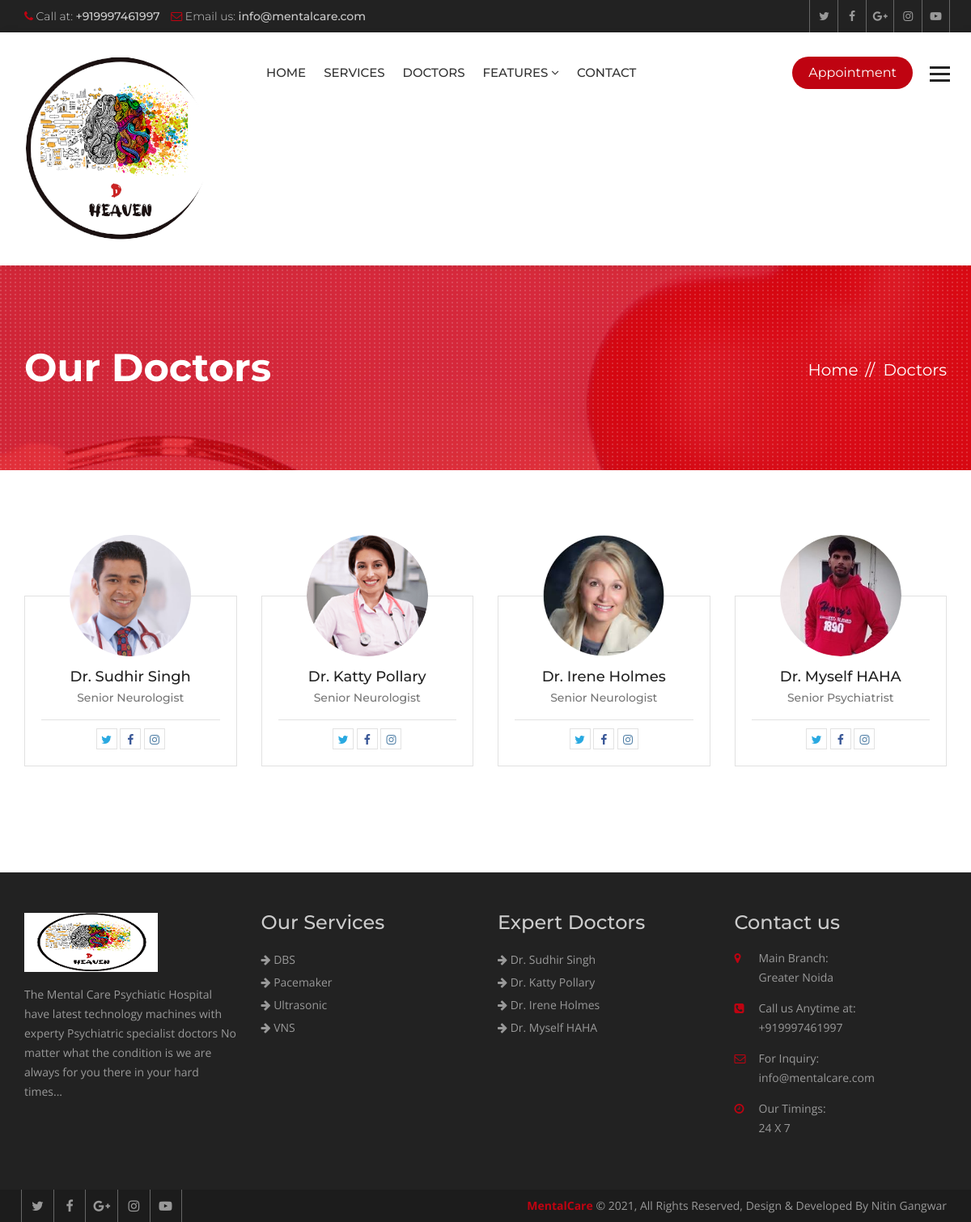
The app's page /doctors/ with its own data.
### hospital/models.py (models this page shows, shortened)
class Doctor(models.Model):
    name = models.CharField(max_length=120)
    speciality = models.CharField(max_length=120)
    picture = models.ImageField(upload_to="doctors/")
    details = models.TextField()
    experience = models.TextField()
    expertize = models.ManyToManyField(to='Expertize', related_name='doctors')
    twitter = models.CharField(max_length=120, blank=True, null=True)
    facebook = models.CharField(max_length=120, blank=True, null=True)
    instagram = models.CharField(max_length=120, blank=True, null=True)

class Service(models.Model):
    title = models.CharField(max_length=120)
    description = models.TextField()
    items = models.ManyToManyField(to='Item',)
    thumbnail = models.ImageField(upload_to='services/')
    cover = models.ImageField(upload_to='services/')
    image1 = models.ImageField(upload_to='services/', blank=True, null=True)
    image2 = models.ImageField(upload_to='services/', blank=True, null=True)

### hospital/views.py (the view)
# urls.py: path('doctors/', views.DoctorListView.as_view(), name="doctors"),
class DoctorListView(ListView):
    template_name = 'hospital/team.html'
    queryset = Doctor.objects.all()
    paginate_by = 8

### hospital/context_processors.py (called while the page is built)
def footer_content(request):
    services = Service.objects.all()
    doctors = Doctor.objects.all()
    context = {
        'services': services,
        'doctors': doctors
    }
    return context

### templates/hospital/team.html (shortened to what this page needs)
{% extends 'base.html' %}
{% block maincontent %}
<div class="inner-banner">
  <div class="container">
    <div class="row">
      <div class="col-md-7">
        <h1>Our Doctors</h1>
      </div>
      <div class="col-md-5">
        <ol class="breadcrumb">
          <li><a href="{% url 'index' %}">Home</a></li>
          <li class="active">Doctors</li>
        </ol>
      </div>
    </div>
  </div>
</div>
<div class="main-content">
  <div class="team-page">
    <div class="container">
      <div class="row">
        {% for doctor in object_list %}
        <div class="col-md-3 col-sm-6">
          <div class="team-box mb50">
            <div class="team-thumb">  <img src="{{ doctor.picture.url }}" alt=""></div>
            <div class="team-text">
              <h5><a href="{% url 'doctor_details' doctor.id %}">{{ doctor.name }}</a></h5>
              <strong>{{ doctor.speciality }}</strong>
              <ul class="team-social">
                {% if doctor.twitter %}
                <li><a class="tw" href="{{ doctor.twitter }}"><i class="fa fa-twitter" aria-hidden="true"></i></a></li>
                {% endif %}
                {% if doctor.facebook %}
                <li><a class="fb" href="{{ doctor.facebook }}"><i class="fa fa-facebook" aria-hidden="true"></i></a>
                </li>
                {% endif %}
                {% if doctor.instagram %}
                <li><a class="insta" href="{{ doctor.instagram }}"><i class="fa fa-instagram"
                      aria-hidden="true"></i></a></li>
                {% endif %}
              </ul>
            </div>
          </div>
        </div>
        {% endfor %}
      </div>
      <div class="row">
        <div class="col-md-12">
        </div>
      </div>
    </div>
  </div>
</div>
{% endblock maincontent %}

### templates/partials/_footer.html
{% load static %}
<footer class="footer">
  <div class="footer-widgets">
    <div class="container">
      <div class="row">
        <div class="col-md-3 col-sm-6">
          <div class="widget"> <img class="ft-logo" src="{% static 'mentalcare/images/footer-logo.png' %}" alt="">
            <p>The Mental Care Psychiatic Hospital have latest technology machines with experty Psychiatric specialist doctors
              No matter what the condition is we are always for you there in your hard times... </p>
          </div>
        </div>
        <div class="col-md-3 col-sm-6">
          <div class="widget">
            <h3>Our Services</h3>
            <ul>
              {% for service in services|slice:':8' %}
              <li><a href="{% url 'service_details' service.id %}"><i class="fa fa-arrow-right"></i>
                  {{service.title }}</a></li>
              {% endfor %}
            </ul>
          </div>
        </div>
        <div class="col-md-3 col-sm-6">
          <div class="widget">
            <h3>Expert Doctors</h3>
            <ul>
              {% for doctor in doctors|slice:':8' %}
              <li><a href="{% url 'doctor_details' doctor.id %}"><i class="fa fa-arrow-right"></i> {{ doctor.name }}</a>
              </li>
              {% endfor %}
            </ul>
          </div>
        </div>
        <div class="col-md-3 col-sm-6">
          <div class="widget">
            <h3>Contact us</h3>
            <address>
              <ul>
                <li> <span class="icon"><i class="fa fa-map-marker" aria-hidden="true"></i></span> <span
                    class="add-text"><strong>Main Branch:</strong> Greater Noida</span> </li>
                <li> <span class="icon"><i class="fa fa-phone-square" aria-hidden="true"></i></span> <span
                    class="add-text"><strong>Call us Anytime at:</strong> +919997461997</span> </li>
                <li> <span class="icon"><i class="fa fa-envelope-o" aria-hidden="true"></i></span> <span
                    class="add-text"><strong>For Inquiry:</strong> info@mentalcare.com</span> </li>
                <li> <span class="icon"><i class="fa fa-clock-o" aria-hidden="true"></i></span> <span
                    class="add-text"><strong>Our Timings:</strong> 24 X 7</span> </li>
              </ul>
            </address>
          </div>
        </div>
      </div>
    </div>
  </div>
  <div class="footer-cr">
    <div class="container">
      <div class="row">
        <div class="col-md-6">
          <div class="footer-social"> <a href="#"><i class="fa fa-twitter" aria-hidden="true"></i></a> <a href="#"><i
                class="fa fa-facebook" aria-hidden="true"></i></a> <a href="#"><i class="fa fa-google-plus"
                aria-hidden="true"></i></a> <a href="#"><i class="fa fa-instagram" aria-hidden="true"></i></a> <a
              href="#"><i class="fa fa-youtube-play" aria-hidden="true"></i></a>
          </div>
        </div>
        <div class="col-md-6">
          <p><strong>MentalCare</strong> © {% now 'Y' %}, All Rights Reserved, Design & Developed By Nitin Gangwar</p>
        </div>
      </div>
    </div>
  </div>
</footer>

### mentalcare/static/mentalcare/css/custom.css (style rules this page uses)
html body { font-family: 'Open Sans', sans-serif; color: #777777; font-size: 14px; }
p { line-height: 24px; }
body h1, body h2, body h3, body h4, body h5, body h6 { font-family: 'Montserrat', sans-serif; margin: 0px; }
body h1 { font-size: 48px; }
body h3 { font-size: 24px; }
body h5 { font-size: 18px; }
.inner-banner { background: url(../images/inner.jpg) no-repeat top center; position: relative; width: 100%; float: left; padding: 100px 0 100px; background-color: #bf0311; z-index: 0; }
.inner-banner:after { background: url(../images/patt.png); position: absolute; left: 0; top: 0; content: ""; width: 100%; height: 100%; }
.inner-banner .container { position: relative; z-index: 99; }
.inner-banner h1 { color: #fff; font-weight: 700; }
.inner-banner .breadcrumb { text-align: right; background: none; padding: 0px; margin: 15px 0 0; }
.inner-banner .breadcrumb>li, .inner-banner .breadcrumb>li a { color: #fff; font-size: 20px; font-family: 'Montserrat', sans-serif; }
.inner-banner .breadcrumb>li+li::before { color: #fff; content: "// "; padding: 0 5px; }
.main-content { width: 100%; float: left; padding: 50px 0; }
.team-box { width: 100%; float: left; }
.team-box .team-thumb { overflow: hidden; position: relative; width: 150px; height: 150px; border-radius: 100%; margin: 0 auto -75px; }
.team-thumb>img { height: auto; width: 100%; }
.team-box .team-thumb:after { position: absolute; left: 0; top: 0; width: 100%; height: 0; content: ""; background: rgba(191, 3, 17, .7); opacity: 0; transition: all ease-in-out 0.3s; -webkit-transition: all ease-in-out 0.3s; }
.team-box .team-text { border: 1px solid #e1e1e1; width: 100%; padding: 90px 20px 20px 20px; text-align: center; }
.team-text h5 { margin: 0 0 5px; font-weight: 500; color: #222; }
.team-text h5 a { color: #222; }
.team-text strong { font-family: 'Montserrat', sans-serif; font-weight: 500; font-size: 14x; color: #777777; }
.team-social { margin: 17px 0 0; padding: 10px 0 0; list-style: none; text-align: center; border-top: 1px solid #e2e2e2; }
.team-social li { display: inline-block; }
.team-social li a { display: block; border: 1px solid #e2e2e2; color: #9c9c9c; width: 26px; height: 26px; text-align: center; line-height: 26px; transition: all ease-in-out 0.3s; -webkit-transition: all ease-in-out 0.3s; }
.mb50 { margin-bottom: 50px; }
.team-page { width: 100%; float: left; padding: 30px 0; }
.footer { width: 100%; float: left; background: #222222; padding: 50px 0 0 0; }
.footer .widget { width: 100%; float: left; margin: 0 0 50px; }
.footer .widget ul { margin: 0px; padding: 0px; list-style: none; }
.footer .widget li { line-height: 28px; color: #999999; }
.footer .widget a { color: #999; }
.footer .widget h3 { margin: 0 0 20px; color: #cccccc; line-height: 24px; }
.ft-logo { margin-bottom: 16px; max-width: 100%; height: auto; }
.footer .widget p { line-height: 24px; color: #999999; }
.footer .widget address li { float: left; line-height: 24px; margin-bottom: 14px; width: 100%; }
.widget address .icon { width: 30px; float: left; color: #bf0311; }
.widget address .add-text { float: left; width: 80%; }
.widget address .add-text>strong { display: block; font-weight: 400; }
.footer-cr { width: 100%; float: left; clear: both; background: #1c1c1c; }
.footer-cr p { margin: 0px; line-height: 40px; color: #999999; text-align: right; }
.footer-cr p strong { color: #bf0311; }
.footer-social a { border-left: 1px solid #666666; color: #999999; display: inline-block; font-size: 16px; line-height: 40px; margin-left: -4px; text-align: center; width: 40px; }
.footer-social a:last-child { border-right: 1px solid #666666; }
.team-social li a.tw { color: #29a9e1; }
.team-social li a.fb { color: #3b5998; }
.team-social li a.insta { color: #5280a7; }

### records on screen
Doctor: picture (picture), name "Dr. Sudhir Singh", speciality "Senior Neurologist"
Doctor: picture (picture), name "Dr. Katty Pollary", speciality "Senior Neurologist"
Doctor: picture (picture), name "Dr. Irene Holmes", speciality "Senior Neurologist"
Doctor: picture (picture), name "Dr. Myself HAHA", speciality "Senior Psychiatrist"
Service: title "DBS"
Service: title "Pacemaker"
Service: title "Ultrasonic"
Service: title "VNS"
